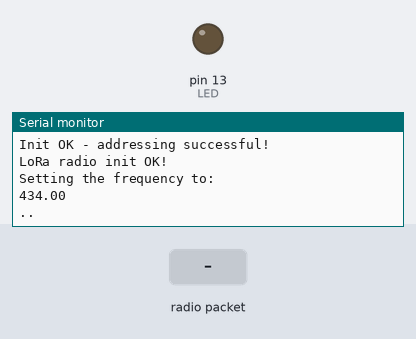
Bench run of a sketch on a simulated Arduino Uno, built with avr-gcc and run on an emulated ATmega328P. On the bench: output pins drawn as LEDs (lit = HIGH), the last lines printed to the serial monitor. The inputs (shaded band) are chosen by the test bench. No radio packets arrive unless stated; pins used as bus, display or sensor lines are not drawn.

Above: at 1.3 s.
1.4 s: radio packet "1" arrives
At 2.6 s:
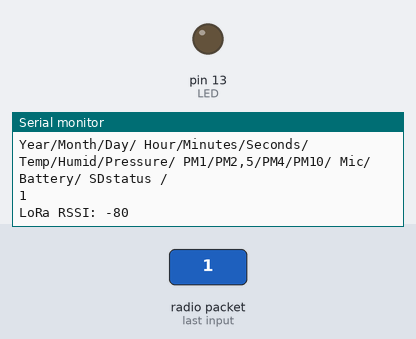
At 3.9 s:
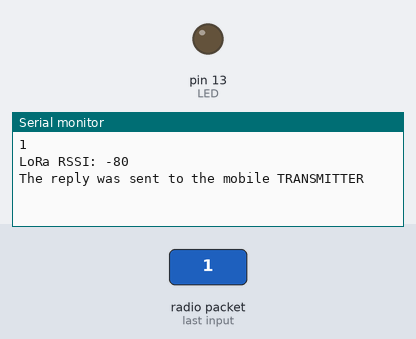

Measured:
- after the input at 1.4 s, the serial monitor: prints a new line after 0.72 s (image 1)

The sketch:

LoRa_for_server.ino
```cpp
// Feather9x_RX = Receiver = Server

#include <RHReliableDatagram.h>
#include <RH_RF95.h>
#include <SPI.h>

#define MOBILE_ADDRESS 4
#define RASPBERRY_ADDRESS 2

#define RFM95_CS 8
#define RFM95_RST 4
#define RFM95_INT 3

#define RF95_FREQ 434.0

#define RETRIES 3 // Number of times the sendtoWait() will try to send a message. Default is 3
#define TIMEOUT 1000 // Timeout before sendWait() tries again to send a message


// Singleton instance of the radio driver
RH_RF95 rf95(RFM95_CS, RFM95_INT);
// RH_RF95 driver;

// Class to manage message delivery and receipt, using the driver declared above
RHReliableDatagram manager(rf95, RASPBERRY_ADDRESS);

// Blinky on receipt
#define LED 13
// #define SERIAL_DEBUG


void setup()
{
  pinMode(LED, OUTPUT);
  pinMode(RFM95_RST, OUTPUT);
  digitalWrite(RFM95_RST, HIGH);

  // Serial.println("Feather LoRa RX Test!");

  Serial.begin(115200);
  delay(1); {
  if (!manager.init())
    Serial.println("init failed - problem with addressing");
  else {
        Serial.println("Init OK - addressing successful!");
        }
  }
  delay(100);


  // manual reset
  digitalWrite(RFM95_RST, LOW);
  delay(10);
  digitalWrite(RFM95_RST, HIGH);
  delay(10);

  while (!rf95.init()) {
    Serial.println("Turning on the Lora radio failed");
    Serial.println("Uncomment '#define SERIAL_DEBUG' in RH_RF95.cpp for detailed debug info");
    while (1);
  }
  Serial.println("LoRa radio init OK!");

  // Defaults after init are 434.0MHz, modulation GFSK_Rb250Fd250, +13dbM
  if (!rf95.setFrequency(RF95_FREQ)) {
    Serial.println("Setting the frequency has failed");
    while (1);
  }
  Serial.println("Setting the frequency to: "); Serial.println(RF95_FREQ); Serial.println("");

  // Defaults after init are 434.0MHz, 13dBm, Bw = 125 kHz, Cr = 4/5, Sf = 128chips/symbol, CRC on
  // The default transmitter power is 13dBm, using PA_BOOST.
  // If you are using RFM95/96/97/98 modules which uses the PA_BOOST transmitter pin, then
  // you can set transmitter powers from 5 to 23 dBm:
  rf95.setTxPower(23, false);

  manager.setRetries(RETRIES);
  manager.setTimeout(TIMEOUT);
}

uint8_t data[] = "Data received!";
// Dont put this on the stack:
uint8_t buf[RH_RF95_MAX_MESSAGE_LEN];


void loop()
{
  if (manager.available())
  {
    // Wait for a message addressed to us from the client (transmiter) and send an ACKNOWLEDGE if it is received with the right length
    uint8_t len = sizeof(buf);
    uint8_t from;

    if (manager.recvfromAck(buf, &len, &from))
    {

      Serial.println("");
      Serial.print("got request from: 0x");
      Serial.print(from, HEX);
      Serial.println("");
      Serial.println("RTC, BME, SPS30, Microphone, SDstatus [0 = missing SD card, 1 = SD card OK], BlueToothLE: ");
      Serial.println("Year/Month/Day/ Hour/Minutes/Seconds/ Temp/Humid/Pressure/ PM1/PM2,5/PM4/PM10/ Mic/ Battery/ SDstatus / ");
      Serial.print((char*)buf);
      Serial.println("");
      Serial.print("LoRa RSSI: ");
      Serial.println(rf95.lastRssi(), DEC);
      Serial.println("");
      delay(500);

      // Send a reply back to the originator client
      if (!manager.sendtoWait(data, sizeof(data), from))
        Serial.println("sendtoWait failed");
      else
        Serial.println("The reply was sent to the mobile TRANSMITTER");
        Serial.println("");
        delay(500);
    }
    else
      Serial.println("There is no confirmation of addressing from the TRANSMITTER");
      delay(100);
  }
  else
    Serial.print(".");
    delay(1000);


}
```
